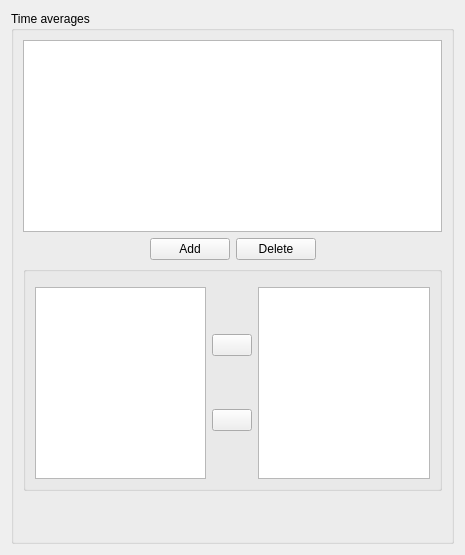
<?xml version="1.0" encoding="UTF-8"?>
<ui version="4.0">
 <class>TimeAveragesForm</class>
 <widget class="QWidget" name="TimeAveragesForm">
  <property name="geometry">
   <rect>
    <x>0</x>
    <y>0</y>
    <width>465</width>
    <height>555</height>
   </rect>
  </property>
  <property name="acceptDrops">
   <bool>true</bool>
  </property>
  <property name="windowTitle">
   <string>Form</string>
  </property>
  <layout class="QGridLayout" name="gridLayout_6">
   <item row="0" column="0">
    <widget class="QGroupBox" name="groupBox">
     <property name="toolTip">
      <string>&lt;html&gt;&lt;head/&gt;&lt;body&gt;&lt;p&gt;&lt;span style=&quot; font-size:9pt;&quot;&gt;Define time averages of the type &lt;/span&gt;&lt;span style=&quot; font-size:9pt; font-weight:600;&quot;&gt;&amp;lt; f1 * f2 * ... * fn &amp;gt;&lt;/span&gt;&lt;span style=&quot; font-size:9pt;&quot;&gt;.&lt;/span&gt;&lt;/p&gt;&lt;/body&gt;&lt;/html&gt;</string>
     </property>
     <property name="title">
      <string>Time averages</string>
     </property>
     <layout class="QGridLayout" name="gridLayout_5">
      <item row="0" column="0">
       <widget class="QTreeView" name="treeViewAverage">
        <property name="toolTip">
         <string>&lt;html&gt;&lt;head/&gt;&lt;body&gt;&lt;p&gt;Each time average has the following properties:&lt;br/&gt;- Name of the time average: name of the field associated with the time average in the different postprocessing outputs (listing, monitoring output, writers output),&lt;br/&gt;- A starting type: select between a starting time or a starting iteration,&lt;br/&gt;- A restart option: select an option if the calculation resumes from a previous one.&lt;/p&gt;&lt;/body&gt;&lt;/html&gt;</string>
        </property>
        <property name="alternatingRowColors">
         <bool>true</bool>
        </property>
        <property name="indentation">
         <number>0</number>
        </property>
        <property name="rootIsDecorated">
         <bool>false</bool>
        </property>
       </widget>
      </item>
      <item row="1" column="0">
       <layout class="QHBoxLayout">
        <property name="spacing">
         <number>6</number>
        </property>
        <property name="margin">
         <number>0</number>
        </property>
        <item>
         <spacer>
          <property name="orientation">
           <enum>Qt::Horizontal</enum>
          </property>
          <property name="sizeHint" stdset="0">
           <size>
            <width>40</width>
            <height>20</height>
           </size>
          </property>
         </spacer>
        </item>
        <item>
         <layout class="QHBoxLayout">
          <property name="spacing">
           <number>6</number>
          </property>
          <property name="margin">
           <number>0</number>
          </property>
          <item>
           <widget class="QPushButton" name="pushButtonAdd">
            <property name="toolTip">
             <string>&lt;html&gt;&lt;head/&gt;&lt;body&gt;&lt;p&gt;&lt;span style=&quot; font-size:9pt;&quot;&gt;Add a time average.&lt;/span&gt;&lt;/p&gt;&lt;/body&gt;&lt;/html&gt;</string>
            </property>
            <property name="text">
             <string>Add</string>
            </property>
           </widget>
          </item>
          <item>
           <widget class="QPushButton" name="pushButtonDelete">
            <property name="toolTip">
             <string>&lt;html&gt;&lt;head/&gt;&lt;body&gt;&lt;p&gt;&lt;span style=&quot; font-size:9pt;&quot;&gt;Remove the last added time average.&lt;/span&gt;&lt;/p&gt;&lt;/body&gt;&lt;/html&gt;</string>
            </property>
            <property name="text">
             <string>Delete</string>
            </property>
           </widget>
          </item>
         </layout>
        </item>
        <item>
         <spacer>
          <property name="orientation">
           <enum>Qt::Horizontal</enum>
          </property>
          <property name="sizeHint" stdset="0">
           <size>
            <width>40</width>
            <height>20</height>
           </size>
          </property>
         </spacer>
        </item>
       </layout>
      </item>
      <item row="3" column="0">
       <spacer>
        <property name="orientation">
         <enum>Qt::Vertical</enum>
        </property>
        <property name="sizeHint" stdset="0">
         <size>
          <width>393</width>
          <height>6</height>
         </size>
        </property>
       </spacer>
      </item>
      <item row="2" column="0">
       <widget class="QGroupBox" name="groupBoxTimeAverage">
        <property name="toolTip">
         <string>Define time averages of the type &lt; f1 * f2 * ... * fn &gt;</string>
        </property>
        <property name="title">
         <string/>
        </property>
        <layout class="QGridLayout" name="gridLayout_4">
         <item row="0" column="0">
          <layout class="QGridLayout" name="gridLayout_3">
           <item row="0" column="0" rowspan="2">
            <spacer>
             <property name="orientation">
              <enum>Qt::Horizontal</enum>
             </property>
             <property name="sizeHint" stdset="0">
              <size>
               <width>13</width>
               <height>128</height>
              </size>
             </property>
            </spacer>
           </item>
           <item row="0" column="4" rowspan="2">
            <spacer>
             <property name="orientation">
              <enum>Qt::Horizontal</enum>
             </property>
             <property name="sizeHint" stdset="0">
              <size>
               <width>13</width>
               <height>138</height>
              </size>
             </property>
            </spacer>
           </item>
           <item row="1" column="2">
            <layout class="QVBoxLayout">
             <property name="spacing">
              <number>6</number>
             </property>
             <property name="margin">
              <number>0</number>
             </property>
             <item>
              <widget class="QPushButton" name="pushButtonAddVar">
               <property name="toolTip">
                <string>&lt;html&gt;&lt;head/&gt;&lt;body&gt;&lt;p&gt;&lt;span style=&quot; font-size:9pt;&quot;&gt;Add a variable for the computation of the time average.&lt;/span&gt;&lt;/p&gt;&lt;/body&gt;&lt;/html&gt;</string>
               </property>
               <property name="text">
                <string/>
               </property>
               <property name="icon">
                <iconset resource="resources_pages.qrc">
                 <normaloff>:/new/prefix1/data/icons/32x32/go-next.png</normaloff>:/new/prefix1/data/icons/32x32/go-next.png</iconset>
               </property>
              </widget>
             </item>
             <item>
              <widget class="QPushButton" name="pushButtonSuppressVar">
               <property name="toolTip">
                <string>&lt;html&gt;&lt;head/&gt;&lt;body&gt;&lt;p&gt;&lt;span style=&quot; font-size:9pt;&quot;&gt;Remove a variable for the computation of the time average.&lt;/span&gt;&lt;/p&gt;&lt;/body&gt;&lt;/html&gt;</string>
               </property>
               <property name="text">
                <string/>
               </property>
               <property name="icon">
                <iconset resource="resources_pages.qrc">
                 <normaloff>:/new/prefix1/data/icons/32x32/go-previous.png</normaloff>:/new/prefix1/data/icons/32x32/go-previous.png</iconset>
               </property>
              </widget>
             </item>
            </layout>
           </item>
           <item row="1" column="3">
            <widget class="QListView" name="listViewDrop">
             <property name="toolTip">
              <string>&lt;html&gt;&lt;head/&gt;&lt;body&gt;&lt;p&gt;&lt;span style=&quot; font-size:9pt;&quot;&gt;List of the variables used for the computation of the selected time average.&lt;/span&gt;&lt;/p&gt;&lt;/body&gt;&lt;/html&gt;</string>
             </property>
             <property name="alternatingRowColors">
              <bool>true</bool>
             </property>
            </widget>
           </item>
           <item row="1" column="1">
            <widget class="QListView" name="listViewDrag">
             <property name="toolTip">
              <string>&lt;html&gt;&lt;head/&gt;&lt;body&gt;&lt;p&gt;&lt;span style=&quot; font-size:9pt;&quot;&gt;List of available variables for the time average computation.&lt;/span&gt;&lt;/p&gt;&lt;/body&gt;&lt;/html&gt;</string>
             </property>
             <property name="alternatingRowColors">
              <bool>true</bool>
             </property>
            </widget>
           </item>
          </layout>
         </item>
        </layout>
       </widget>
      </item>
     </layout>
    </widget>
   </item>
  </layout>
 </widget>
 <resources>
  <include location="resources_pages.qrc"/>
 </resources>
 <connections/>
</ui>
